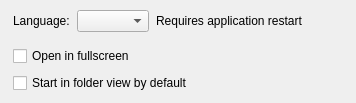
                <widget class="QWidget" name="generalGroup" native="true">
                 <property name="accessibleName">
                  <string notr="true">SGroup</string>
                 </property>
                 <layout class="QVBoxLayout" name="verticalLayout_12">
                  <property name="leftMargin">
                   <number>0</number>
                  </property>
                  <property name="topMargin">
                   <number>0</number>
                  </property>
                  <property name="rightMargin">
                   <number>0</number>
                  </property>
                  <property name="bottomMargin">
                   <number>0</number>
                  </property>
                  <item>
                   <layout class="QVBoxLayout" name="verticalLayout_20">
                    <property name="spacing">
                     <number>7</number>
                    </property>
                    <property name="leftMargin">
                     <number>13</number>
                    </property>
                    <property name="topMargin">
                     <number>10</number>
                    </property>
                    <property name="rightMargin">
                     <number>13</number>
                    </property>
                    <property name="bottomMargin">
                     <number>10</number>
                    </property>
                    <item>
                     <layout class="QHBoxLayout" name="horizontalLayout_18">
                      <property name="leftMargin">
                       <number>0</number>
                      </property>
                      <property name="topMargin">
                       <number>0</number>
                      </property>
                      <property name="rightMargin">
                       <number>0</number>
                      </property>
                      <item>
                       <widget class="QLabel" name="label_46">
                        <property name="text">
                         <string>Language:</string>
                        </property>
                       </widget>
                      </item>
                      <item>
                       <widget class="QComboBox" name="langComboBox">
                        <property name="sizePolicy">
                         <sizepolicy hsizetype="Minimum" vsizetype="Minimum">
                          <horstretch>0</horstretch>
                          <verstretch>0</verstretch>
                         </sizepolicy>
                        </property>
                       </widget>
                      </item>
                      <item>
                       <widget class="QLabel" name="label_48">
                        <property name="accessibleName">
                         <string notr="true">SNoteText</string>
                        </property>
                        <property name="text">
                         <string>Requires application restart</string>
                        </property>
                        <property name="alignment">
                         <set>Qt::AlignLeading|Qt::AlignLeft|Qt::AlignVCenter</set>
                        </property>
                       </widget>
                      </item>
                      <item>
                       <spacer name="horizontalSpacer_12">
                        <property name="orientation">
                         <enum>Qt::Horizontal</enum>
                        </property>
                        <property name="sizeHint" stdset="0">
                         <size>
                          <width>40</width>
                          <height>20</height>
                         </size>
                        </property>
                       </spacer>
                      </item>
                     </layout>
                    </item>
                    <item>
                     <widget class="QWidget" name="widget_20" native="true">
                      <property name="accessibleName">
                       <string notr="true">SLine</string>
                      </property>
                     </widget>
                    </item>
                    <item>
                     <widget class="QCheckBox" name="fullscreenCheckBox">
                      <property name="minimumSize">
                       <size>
                        <width>250</width>
                        <height>0</height>
                       </size>
                      </property>
                      <property name="text">
                       <string>Open in fullscreen</string>
                      </property>
                     </widget>
                    </item>
                    <item>
                     <widget class="QCheckBox" name="startInFolderViewCheckBox">
                      <property name="text">
                       <string>Start in folder view by default</string>
                      </property>
                     </widget>
                    </item>
                   </layout>
                  </item>
                 </layout>
                </widget>
